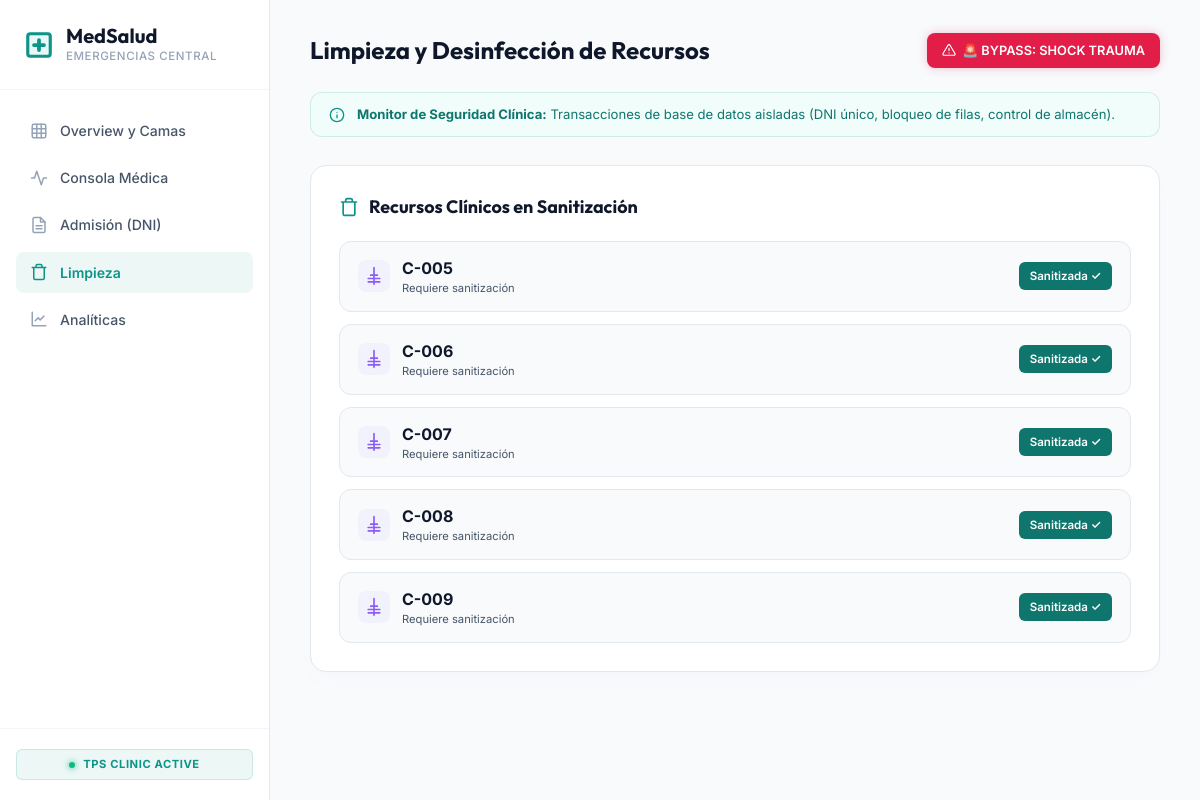
The page /limpieza/ on the database its author committed.
### urgencias/models.py (models this page shows, shortened)
class Recurso(models.Model):
    TIPO_CHOICES = [
        ('CAMA', 'Cama'),
        ('BOX', 'Box de Atención'),
        ('QUIROFANO', 'Quirófano'),
    ]
    ESTADO_CHOICES = [
        ('DISPONIBLE', 'Disponible'),
        ('OCUPADO', 'Ocupado'),
        ('MANTENIMIENTO', 'En Mantenimiento'),
        ('PRE_ALTA', 'Pre-Alta'),
        ('LIMPIEZA', 'En Limpieza'),
    ]
    codigo = models.CharField(max_length=20, unique=True, db_index=True, verbose_name="Código de Recurso")
    tipo = models.CharField(max_length=20, choices=TIPO_CHOICES, default='CAMA', verbose_name="Tipo de Recurso")
    estado = models.CharField(max_length=20, choices=ESTADO_CHOICES, default='DISPONIBLE', verbose_name="Estado")
    descripcion = models.TextField(blank=True, null=True, verbose_name="Descripción")

### urgencias/views.py (the view)
# urls.py: path('limpieza/', views.limpieza, name='limpieza'),
def limpieza(request):
    active_admisiones_prefetch = Prefetch(
        'admisiones_activas',
        queryset=Admision.objects.exclude(estado='ALTA').select_related('paciente')
    )
    recursos = Recurso.objects.prefetch_related(active_admisiones_prefetch).all().order_by('tipo', 'codigo')
    admisiones_activas = Admision.objects.select_related(
        'paciente',
        'recurso_asignado',
        'cuenta_facturacion'
    ).exclude(estado='ALTA').order_by('-fecha_ingreso')
    context = {
        'recursos': recursos,
        'admisiones': admisiones_activas,
        'active_page': 'limpieza',
    }
    return render(request, 'urgencias/limpieza.html', context)

### urgencias/templates/urgencias/limpieza.html (shortened to what this page needs)
{% extends 'urgencias/base.html' %}
{% block section_title %}Limpieza y Desinfección de Recursos{% endblock %}
{% block content %}
<div class="glass-panel">
    <h2 class="panel-title">
        <svg width="20" height="20" viewBox="0 0 24 24" fill="none" stroke="currentColor" stroke-width="2" stroke-linecap="round" stroke-linejoin="round">
            <path d="M3 6h18M19 6v14a2 2 0 0 1-2 2H7a2 2 0 0 1-2-2V6m3 0V4a2 2 0 0 1 2-2h4a2 2 0 0 1 2 2v2"/>
        </svg>
        Recursos Clínicos en Sanitización
    </h2>
    <div class="cleaning-list" id="cleaningList">
        {% for rec in recursos %}
            {% if rec.estado == 'LIMPIEZA' %}
                <div class="cleaning-item">
                    <div class="cleaning-info">
                        <svg width="18" height="18" viewBox="0 0 24 24" fill="none" stroke="currentColor" stroke-width="2" stroke-linecap="round" stroke-linejoin="round">
                            <path d="M12 2v20M5 15h14M5 19h14M8 11h8"/>
                        </svg>
                        <div>
                            <strong style="color: var(--text-primary);">{{ rec.codigo }}</strong>
                            <div style="font-size: 0.7rem; color: var(--text-secondary);">Requiere sanitización</div>
                        </div>
                    </div>
                    <button class="btn btn-success btn-sm" onclick="registrarLimpiezaCompletada('{{ rec.id }}')">
                        Sanitizada ✓
                    </button>
                </div>
            {% endif %}
        {% empty %}
            <p style="color: var(--text-secondary); text-align: center; padding: 20px;">No hay recursos pendientes de limpieza en este momento.</p>
        {% endfor %}
    </div>
</div>
{% endblock %}

### urgencias/static/urgencias/css/dashboard.css (style rules this page uses)
:root { --bg-main: #f8fafc; --bg-card: #ffffff; --border-color: #f1f5f9; --border-color-dark: #e2e8f0; --text-primary: #0f172a; --text-secondary: #475569; --text-muted: #94a3b8; --accent-teal: #0d9488; --accent-teal-glow: rgba(13, 148, 136, 0.08); --accent-cyan: #0284c7; --accent-cyan-glow: rgba(2, 132, 199, 0.08); --color-disponible: #0f766e; --color-disponible-glow: rgba(15, 118, 110, 0.05); --color-ocupado: #e11d48; --color-ocupado-glow: rgba(225, 29, 72, 0.05); --color-pre-alta: #ea580c; --color-pre-alta-glow: rgba(234, 88, 12, 0.05); --color-limpieza: #8b5cf6; --color-limpieza-glow: rgba(139, 92, 246, 0.05); --color-mantenimiento: #64748b; --triage-rojo: #ef4444; --triage-naranja: #f97316; --triage-amarillo: #d97706; --triage-verde: #10b981; --triage-azul: #3b82f6; --font-heading: 'Outfit', sans-serif; --font-body: 'Inter', sans-serif; --transition-smooth: all 0.2s ease-in-out; }
* { margin: 0; padding: 0; box-sizing: border-box; }
body { background-color: var(--bg-main); color: var(--text-primary); font-family: var(--font-body); line-height: 1.5; min-height: 100vh; }
.glass-panel { background: var(--bg-card); border: 1px solid var(--border-color-dark); border-radius: 16px; padding: 28px; box-shadow: 0 1px 3px rgba(0, 0, 0, 0.01), 0 10px 20px -5px rgba(148, 163, 184, 0.03); margin-bottom: 24px; }
.panel-title { font-family: var(--font-heading); font-size: 1.12rem; font-weight: 700; margin-bottom: 20px; display: flex; align-items: center; gap: 10px; color: var(--text-primary); }
.panel-title svg { color: var(--accent-teal); }
.btn { display: inline-flex; align-items: center; justify-content: center; padding: 9px 14px; font-size: 0.8rem; font-weight: 600; border-radius: 8px; cursor: pointer; border: 1px solid transparent; transition: var(--transition-smooth); gap: 6px; font-family: var(--font-body); }
.btn-success { background: var(--color-disponible); color: #ffffff; }
.btn-sm { padding: 6px 10px; font-size: 0.72rem; border-radius: 6px; }
.cleaning-list { display: flex; flex-direction: column; gap: 12px; }
.cleaning-item { display: flex; justify-content: space-between; align-items: center; background: #f8fafc; border: 1px solid var(--border-color-dark); border-radius: 12px; padding: 14px 18px; transition: var(--transition-smooth); }
.cleaning-info { display: flex; align-items: center; gap: 12px; }
.cleaning-info svg { color: var(--color-limpieza); background: var(--color-limpieza-glow); padding: 6px; width: 32px; height: 32px; border-radius: 8px; }

### rows shown on the page
Recurso: codigo "C-005"
Recurso: codigo "C-006"
Recurso: codigo "C-007"
Recurso: codigo "C-008"
Recurso: codigo "C-009"
